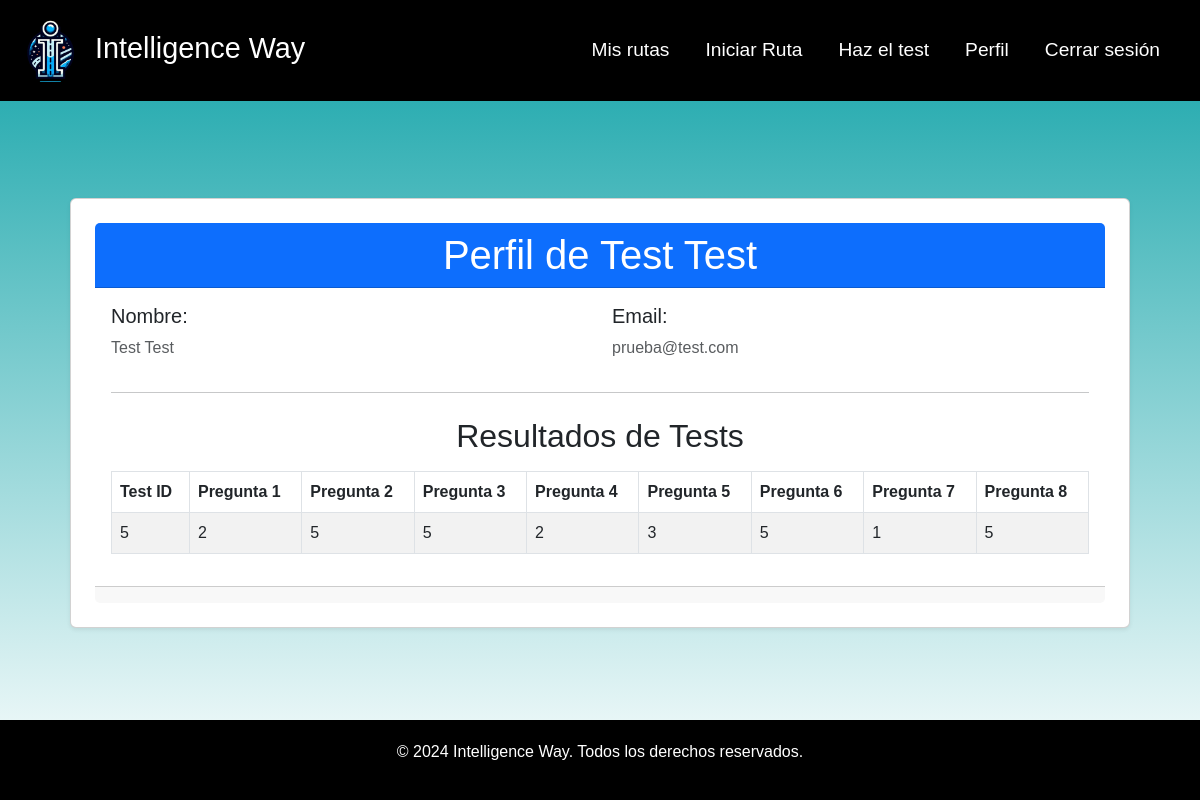
/account/ (signed in), run on an earlier commit of the app's database.
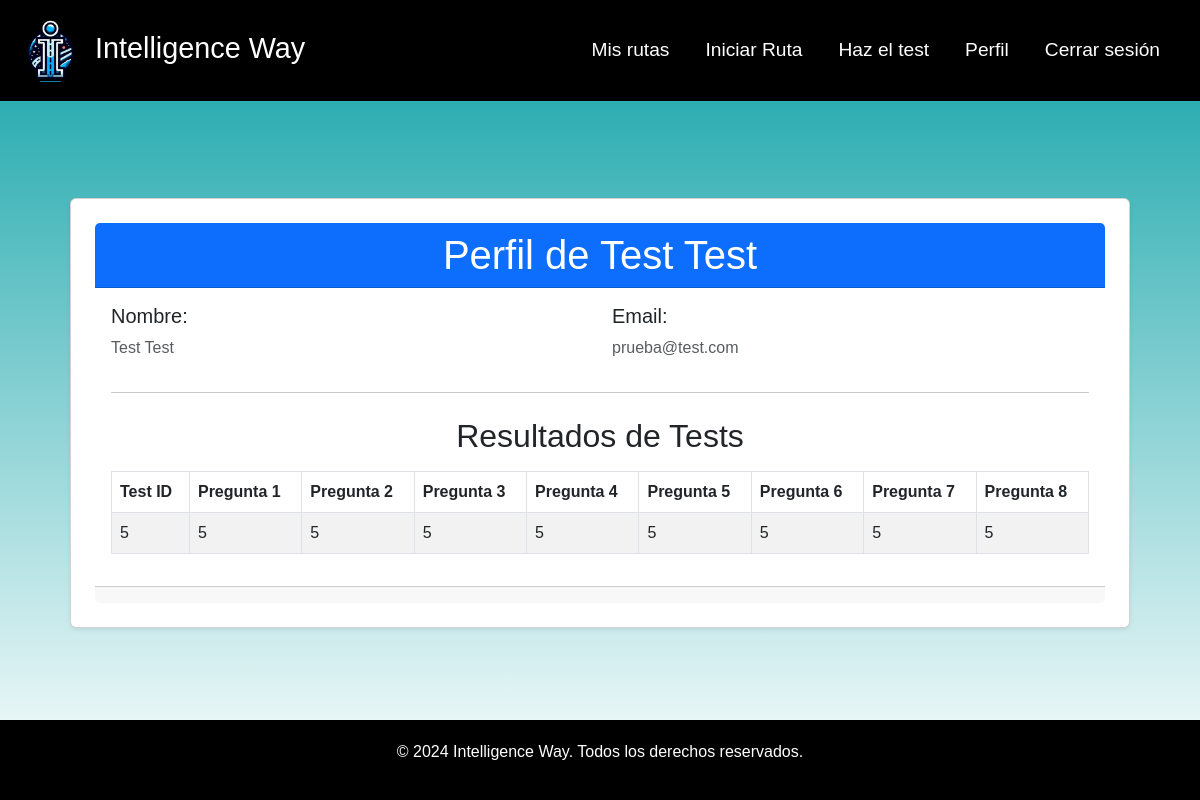
And on a later commit of the database.
### preferences/models.py (models this page shows, shortened)
class ModeloAprendizajeUsuario(models.Model):
    usuario = models.ForeignKey(User, on_delete=models.CASCADE)
    q1 = models.IntegerField(null=True, validators=[MinValueValidator(1), MaxValueValidator(5)])
    q2 = models.IntegerField(null=True, validators=[MinValueValidator(1), MaxValueValidator(5)])
    q3 = models.IntegerField(null=True, validators=[MinValueValidator(1), MaxValueValidator(5)])
    q4 = models.IntegerField(null=True, validators=[MinValueValidator(1), MaxValueValidator(5)])
    q5 = models.IntegerField(null=True, validators=[MinValueValidator(1), MaxValueValidator(5)])
    q6 = models.IntegerField(null=True, validators=[MinValueValidator(1), MaxValueValidator(5)])
    q7 = models.IntegerField(null=True, validators=[MinValueValidator(1), MaxValueValidator(5)])
    q8 = models.IntegerField(null=True, validators=[MinValueValidator(1), MaxValueValidator(5)])
    created_at = models.DateTimeField(auto_now_add=True)
    update_at= models.DateTimeField(auto_now=True)

### account/views.py (the view)
# urls.py: path('', views.ProfileView.as_view(), name='profile' )
class ProfileView(LoginRequiredMixin, TemplateView):
    template_name = 'profile.html'
    def get_context_data(self, **kwargs):
        context = super().get_context_data(**kwargs)
        usuario = self.request.user
        context['user'] = usuario  # Pass the authenticated user to the template
        context['test'] = ModeloAprendizajeUsuario.objects.get(usuario=usuario)
        return context

### account/templates/profile.html (shortened to what this page needs)
{% extends "base.html" %}
{% block content %}
<div class="container mt-5">
    <div class="card shadow-sm p-4">
        <div class="card-header bg-primary text-white text-center">
            <h1 class="mb-0">Perfil de {{ user.nombre }} {{ user.apellido }}</h1>
        </div>
        <div class="card-body">
            <div class="row mb-3">
                <div class="col-md-6">
                    <h5> Nombre:</h5>
                    <p class="text-muted">{{ user.nombre }} {{ user.apellido }}</p>
                </div>
                <div class="col-md-6">
                    <h5> Email:</h5>
                    <p class="text-muted">{{ user.email }}</p>
                </div>
            </div>
            <hr>
            <h2 class="text-center mt-4"> Resultados de Tests</h2>
            <div class="table-responsive mt-3">
                <table class="table table-bordered table-striped">
                    <thead class="thead-dark">
                        <tr>
                            <th>Test ID</th>
                            <th>Pregunta 1</th>
                            <th>Pregunta 2</th>
                            <th>Pregunta 3</th>
                            <th>Pregunta 4</th>
                            <th>Pregunta 5</th>
                            <th>Pregunta 6</th>
                            <th>Pregunta 7</th>
                            <th>Pregunta 8</th>
                        </tr>
                    </thead>
                    <tbody>
                        <tr>
                            <td>{{ test.id }}</td>
                            <td>{{ test.q1 }}</td>
                            <td>{{ test.q2 }}</td>
                            <td>{{ test.q3 }}</td>
                            <td>{{ test.q4 }}</td>
                            <td>{{ test.q5 }}</td>
                            <td>{{ test.q6 }}</td>
                            <td>{{ test.q7 }}</td>
                            <td>{{ test.q8 }}</td>
                        </tr>
                    </tbody>
                </table>
            </div>
        </div>
        <div class="card-footer text-center">
        </div>
    </div>
</div>
{% endblock %}

What changed in the data, as far as the page shows it:
changed ModeloAprendizajeUsuario id 5: q1 "2" → "5"; q4 "2" → "5"; q5 "3" → "5"; q7 "1" → "5"
